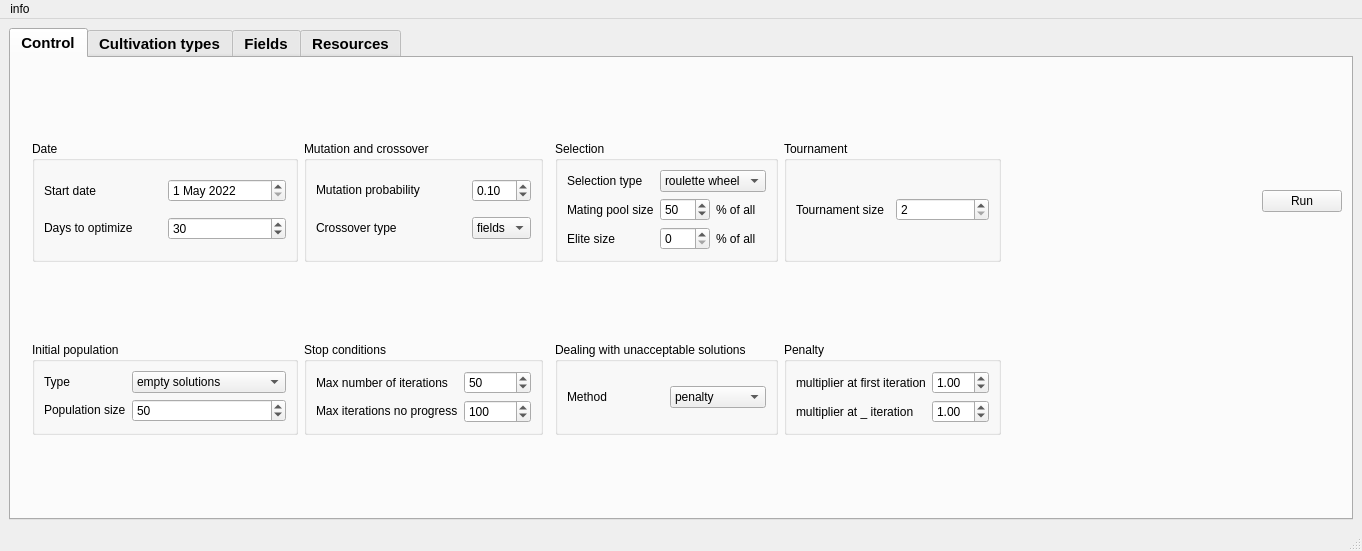
<?xml version="1.0" encoding="UTF-8"?>
<ui version="4.0">
 <class>MainWindow</class>
 <widget class="QMainWindow" name="MainWindow">
  <property name="geometry">
   <rect>
    <x>0</x>
    <y>0</y>
    <width>1362</width>
    <height>551</height>
   </rect>
  </property>
  <property name="sizePolicy">
   <sizepolicy hsizetype="MinimumExpanding" vsizetype="MinimumExpanding">
    <horstretch>0</horstretch>
    <verstretch>0</verstretch>
   </sizepolicy>
  </property>
  <property name="windowTitle">
   <string>MainWindow</string>
  </property>
  <property name="tabShape">
   <enum>QTabWidget::Triangular</enum>
  </property>
  <widget class="QWidget" name="centralwidget">
   <property name="sizePolicy">
    <sizepolicy hsizetype="MinimumExpanding" vsizetype="MinimumExpanding">
     <horstretch>200</horstretch>
     <verstretch>200</verstretch>
    </sizepolicy>
   </property>
   <layout class="QGridLayout" name="gridLayout_4">
    <item row="0" column="0">
     <widget class="QTabWidget" name="tabWidget">
      <property name="sizePolicy">
       <sizepolicy hsizetype="Expanding" vsizetype="Expanding">
        <horstretch>25</horstretch>
        <verstretch>200</verstretch>
       </sizepolicy>
      </property>
      <property name="font">
       <font>
        <pointsize>11</pointsize>
        <bold>true</bold>
       </font>
      </property>
      <property name="tabPosition">
       <enum>QTabWidget::North</enum>
      </property>
      <property name="currentIndex">
       <number>0</number>
      </property>
      <property name="elideMode">
       <enum>Qt::ElideNone</enum>
      </property>
      <widget class="QWidget" name="tab">
       <property name="sizePolicy">
        <sizepolicy hsizetype="Preferred" vsizetype="Fixed">
         <horstretch>0</horstretch>
         <verstretch>0</verstretch>
        </sizepolicy>
       </property>
       <property name="font">
        <font>
         <pointsize>9</pointsize>
         <bold>false</bold>
        </font>
       </property>
       <attribute name="title">
        <string>Control</string>
       </attribute>
       <layout class="QGridLayout" name="gridLayout_2">
        <item row="3" column="0" colspan="9">
         <layout class="QVBoxLayout" name="verticalLayout_3"/>
        </item>
        <item row="0" column="8">
         <widget class="QPushButton" name="runButton">
          <property name="sizePolicy">
           <sizepolicy hsizetype="Fixed" vsizetype="Fixed">
            <horstretch>0</horstretch>
            <verstretch>0</verstretch>
           </sizepolicy>
          </property>
          <property name="text">
           <string>Run</string>
          </property>
         </widget>
        </item>
        <item row="0" column="3">
         <widget class="QGroupBox" name="groupBox_3">
          <property name="title">
           <string>Mutation and crossover</string>
          </property>
          <layout class="QGridLayout" name="gridLayout_9">
           <item row="1" column="0" colspan="2">
            <widget class="QLabel" name="label_4">
             <property name="sizePolicy">
              <sizepolicy hsizetype="Preferred" vsizetype="Fixed">
               <horstretch>0</horstretch>
               <verstretch>0</verstretch>
              </sizepolicy>
             </property>
             <property name="text">
              <string>Crossover type</string>
             </property>
            </widget>
           </item>
           <item row="1" column="2">
            <widget class="QComboBox" name="crossoverType">
             <item>
              <property name="text">
               <string>fields</string>
              </property>
             </item>
             <item>
              <property name="text">
               <string>days</string>
              </property>
             </item>
            </widget>
           </item>
           <item row="0" column="0">
            <widget class="QLabel" name="label_10">
             <property name="sizePolicy">
              <sizepolicy hsizetype="Preferred" vsizetype="Fixed">
               <horstretch>0</horstretch>
               <verstretch>0</verstretch>
              </sizepolicy>
             </property>
             <property name="text">
              <string>Mutation probability</string>
             </property>
            </widget>
           </item>
           <item row="0" column="2">
            <widget class="QDoubleSpinBox" name="mutationProbability">
             <property name="maximum">
              <double>1.000000000000000</double>
             </property>
             <property name="value">
              <double>0.100000000000000</double>
             </property>
            </widget>
           </item>
          </layout>
         </widget>
        </item>
        <item row="1" column="2">
         <widget class="QGroupBox" name="groupBox_4">
          <property name="title">
           <string>Initial population</string>
          </property>
          <layout class="QGridLayout" name="gridLayout_10">
           <item row="0" column="0">
            <widget class="QLabel" name="label_14">
             <property name="text">
              <string>Type</string>
             </property>
            </widget>
           </item>
           <item row="0" column="1">
            <widget class="QComboBox" name="initialPopulationType">
             <item>
              <property name="text">
               <string>empty solutions</string>
              </property>
             </item>
             <item>
              <property name="text">
               <string>partially filled solutions</string>
              </property>
             </item>
            </widget>
           </item>
           <item row="1" column="0">
            <widget class="QLabel" name="label_11">
             <property name="sizePolicy">
              <sizepolicy hsizetype="Preferred" vsizetype="Fixed">
               <horstretch>0</horstretch>
               <verstretch>0</verstretch>
              </sizepolicy>
             </property>
             <property name="text">
              <string>Population size</string>
             </property>
            </widget>
           </item>
           <item row="1" column="1">
            <widget class="QSpinBox" name="populationSize">
             <property name="sizePolicy">
              <sizepolicy hsizetype="Preferred" vsizetype="Fixed">
               <horstretch>0</horstretch>
               <verstretch>0</verstretch>
              </sizepolicy>
             </property>
             <property name="minimum">
              <number>10</number>
             </property>
             <property name="maximum">
              <number>999999</number>
             </property>
             <property name="value">
              <number>50</number>
             </property>
            </widget>
           </item>
          </layout>
         </widget>
        </item>
        <item row="0" column="2">
         <widget class="QGroupBox" name="groupBox_2">
          <property name="title">
           <string>Date</string>
          </property>
          <layout class="QGridLayout" name="gridLayout_8">
           <item row="0" column="0">
            <widget class="QLabel" name="label_6">
             <property name="text">
              <string>Start date</string>
             </property>
            </widget>
           </item>
           <item row="0" column="1">
            <widget class="QDateEdit" name="startDate">
             <property name="date">
              <date>
               <year>2022</year>
               <month>5</month>
               <day>1</day>
              </date>
             </property>
            </widget>
           </item>
           <item row="1" column="1">
            <widget class="QSpinBox" name="numDays">
             <property name="maximum">
              <number>999</number>
             </property>
             <property name="value">
              <number>30</number>
             </property>
            </widget>
           </item>
           <item row="1" column="0">
            <widget class="QLabel" name="label_9">
             <property name="sizePolicy">
              <sizepolicy hsizetype="Preferred" vsizetype="Fixed">
               <horstretch>0</horstretch>
               <verstretch>0</verstretch>
              </sizepolicy>
             </property>
             <property name="text">
              <string>Days to optimize</string>
             </property>
            </widget>
           </item>
          </layout>
         </widget>
        </item>
        <item row="0" column="7">
         <spacer name="horizontalSpacer">
          <property name="orientation">
           <enum>Qt::Horizontal</enum>
          </property>
          <property name="sizeHint" stdset="0">
           <size>
            <width>40</width>
            <height>20</height>
           </size>
          </property>
         </spacer>
        </item>
        <item row="0" column="5">
         <widget class="QGroupBox" name="groupBox_5">
          <property name="sizePolicy">
           <sizepolicy hsizetype="Preferred" vsizetype="Fixed">
            <horstretch>0</horstretch>
            <verstretch>0</verstretch>
           </sizepolicy>
          </property>
          <property name="title">
           <string>Selection</string>
          </property>
          <layout class="QGridLayout" name="gridLayout_11">
           <item row="2" column="0">
            <widget class="QLabel" name="label_15">
             <property name="text">
              <string>Mating pool size</string>
             </property>
            </widget>
           </item>
           <item row="1" column="0">
            <widget class="QLabel" name="label_3">
             <property name="sizePolicy">
              <sizepolicy hsizetype="Preferred" vsizetype="Fixed">
               <horstretch>0</horstretch>
               <verstretch>0</verstretch>
              </sizepolicy>
             </property>
             <property name="text">
              <string>Selection type</string>
             </property>
            </widget>
           </item>
           <item row="4" column="0">
            <widget class="QLabel" name="label_16">
             <property name="text">
              <string>Elite size</string>
             </property>
            </widget>
           </item>
           <item row="4" column="1">
            <widget class="QSpinBox" name="eliteSize"/>
           </item>
           <item row="2" column="1">
            <widget class="QSpinBox" name="matingPoolSize">
             <property name="minimum">
              <number>1</number>
             </property>
             <property name="value">
              <number>50</number>
             </property>
            </widget>
           </item>
           <item row="4" column="2">
            <widget class="QLabel" name="label_18">
             <property name="text">
              <string>% of all</string>
             </property>
            </widget>
           </item>
           <item row="2" column="2">
            <widget class="QLabel" name="label_19">
             <property name="text">
              <string>% of all</string>
             </property>
            </widget>
           </item>
           <item row="1" column="1" colspan="2">
            <widget class="QComboBox" name="selectionType">
             <item>
              <property name="text">
               <string>roulette wheel</string>
              </property>
             </item>
             <item>
              <property name="text">
               <string>tournament</string>
              </property>
             </item>
             <item>
              <property name="text">
               <string>ranking</string>
              </property>
             </item>
            </widget>
           </item>
          </layout>
         </widget>
        </item>
        <item row="1" column="3">
         <widget class="QGroupBox" name="groupBox">
          <property name="sizePolicy">
           <sizepolicy hsizetype="Preferred" vsizetype="Fixed">
            <horstretch>0</horstretch>
            <verstretch>0</verstretch>
           </sizepolicy>
          </property>
          <property name="title">
           <string>Stop conditions</string>
          </property>
          <layout class="QGridLayout" name="gridLayout">
           <item row="0" column="0">
            <widget class="QLabel" name="label">
             <property name="sizePolicy">
              <sizepolicy hsizetype="Fixed" vsizetype="Preferred">
               <horstretch>0</horstretch>
               <verstretch>0</verstretch>
              </sizepolicy>
             </property>
             <property name="text">
              <string>Max number of iterations</string>
             </property>
            </widget>
           </item>
           <item row="0" column="1">
            <widget class="QSpinBox" name="maxIter">
             <property name="sizePolicy">
              <sizepolicy hsizetype="Fixed" vsizetype="Fixed">
               <horstretch>0</horstretch>
               <verstretch>0</verstretch>
              </sizepolicy>
             </property>
             <property name="minimum">
              <number>1</number>
             </property>
             <property name="maximum">
              <number>9999999</number>
             </property>
             <property name="value">
              <number>50</number>
             </property>
            </widget>
           </item>
           <item row="1" column="0">
            <widget class="QLabel" name="label_2">
             <property name="sizePolicy">
              <sizepolicy hsizetype="Preferred" vsizetype="Fixed">
               <horstretch>0</horstretch>
               <verstretch>0</verstretch>
              </sizepolicy>
             </property>
             <property name="text">
              <string>Max iterations no progress</string>
             </property>
            </widget>
           </item>
           <item row="1" column="1">
            <widget class="QSpinBox" name="maxIterNoProgress">
             <property name="minimum">
              <number>1</number>
             </property>
             <property name="maximum">
              <number>99999</number>
             </property>
             <property name="value">
              <number>100</number>
             </property>
            </widget>
           </item>
          </layout>
         </widget>
        </item>
        <item row="1" column="5">
         <widget class="QGroupBox" name="groupBox_6">
          <property name="title">
           <string>Dealing with unacceptable solutions</string>
          </property>
          <layout class="QGridLayout" name="gridLayout_12">
           <item row="0" column="1">
            <widget class="QComboBox" name="unacceptableFixType">
             <item>
              <property name="text">
               <string>penalty</string>
              </property>
             </item>
             <item>
              <property name="text">
               <string>fixup</string>
              </property>
             </item>
            </widget>
           </item>
           <item row="0" column="0">
            <widget class="QLabel" name="label_5">
             <property name="text">
              <string>Method</string>
             </property>
            </widget>
           </item>
          </layout>
         </widget>
        </item>
        <item row="0" column="6">
         <widget class="QGroupBox" name="tournamentBox">
          <property name="title">
           <string>Tournament</string>
          </property>
          <layout class="QHBoxLayout" name="horizontalLayout_2">
           <item>
            <widget class="QLabel" name="label_17">
             <property name="text">
              <string>Tournament size</string>
             </property>
            </widget>
           </item>
           <item>
            <widget class="QSpinBox" name="tournamentSize">
             <property name="minimum">
              <number>2</number>
             </property>
            </widget>
           </item>
          </layout>
         </widget>
        </item>
        <item row="1" column="6">
         <widget class="QGroupBox" name="penaltyBox">
          <property name="title">
           <string>Penalty </string>
          </property>
          <layout class="QGridLayout" name="gridLayout_13">
           <item row="2" column="1">
            <widget class="QDoubleSpinBox" name="penaltyMultiplierLast">
             <property name="value">
              <double>1.000000000000000</double>
             </property>
            </widget>
           </item>
           <item row="1" column="1">
            <widget class="QDoubleSpinBox" name="penaltyMultiplierFirst">
             <property name="value">
              <double>1.000000000000000</double>
             </property>
            </widget>
           </item>
           <item row="1" column="0">
            <widget class="QLabel" name="label_12">
             <property name="text">
              <string>multiplier at first iteration</string>
             </property>
            </widget>
           </item>
           <item row="2" column="0">
            <widget class="QLabel" name="multiplierLastLabel">
             <property name="text">
              <string>multiplier at _ iteration</string>
             </property>
            </widget>
           </item>
          </layout>
         </widget>
        </item>
       </layout>
      </widget>
      <widget class="QWidget" name="types">
       <property name="font">
        <font>
         <pointsize>9</pointsize>
         <bold>false</bold>
        </font>
       </property>
       <attribute name="title">
        <string>Cultivation types</string>
       </attribute>
       <layout class="QGridLayout" name="gridLayout_3">
        <item row="2" column="0">
         <widget class="QTabWidget" name="tabWidgetCultTypes">
          <property name="tabShape">
           <enum>QTabWidget::Triangular</enum>
          </property>
          <property name="currentIndex">
           <number>-1</number>
          </property>
          <property name="tabsClosable">
           <bool>true</bool>
          </property>
         </widget>
        </item>
        <item row="0" column="0" rowspan="2">
         <widget class="QFrame" name="frame_3">
          <property name="sizePolicy">
           <sizepolicy hsizetype="Minimum" vsizetype="Preferred">
            <horstretch>0</horstretch>
            <verstretch>0</verstretch>
           </sizepolicy>
          </property>
          <property name="frameShape">
           <enum>QFrame::StyledPanel</enum>
          </property>
          <property name="frameShadow">
           <enum>QFrame::Raised</enum>
          </property>
          <layout class="QHBoxLayout" name="horizontalLayout">
           <item>
            <widget class="QPushButton" name="addCultType">
             <property name="sizePolicy">
              <sizepolicy hsizetype="Fixed" vsizetype="Fixed">
               <horstretch>0</horstretch>
               <verstretch>0</verstretch>
              </sizepolicy>
             </property>
             <property name="text">
              <string>Add new cultivation type</string>
             </property>
            </widget>
           </item>
          </layout>
         </widget>
        </item>
       </layout>
      </widget>
      <widget class="QWidget" name="fields">
       <property name="font">
        <font>
         <pointsize>9</pointsize>
         <bold>false</bold>
        </font>
       </property>
       <attribute name="title">
        <string>Fields</string>
       </attribute>
       <layout class="QVBoxLayout" name="verticalLayout_8">
        <item>
         <widget class="QFrame" name="frame_4">
          <property name="frameShape">
           <enum>QFrame::StyledPanel</enum>
          </property>
          <property name="frameShadow">
           <enum>QFrame::Raised</enum>
          </property>
          <layout class="QHBoxLayout" name="horizontalLayout_6">
           <item>
            <widget class="QPushButton" name="addField">
             <property name="sizePolicy">
              <sizepolicy hsizetype="Fixed" vsizetype="Fixed">
               <horstretch>0</horstretch>
               <verstretch>0</verstretch>
              </sizepolicy>
             </property>
             <property name="text">
              <string>Add new field</string>
             </property>
            </widget>
           </item>
          </layout>
         </widget>
        </item>
        <item>
         <widget class="QTabWidget" name="tabWidgetFields">
          <property name="tabShape">
           <enum>QTabWidget::Triangular</enum>
          </property>
          <property name="currentIndex">
           <number>-1</number>
          </property>
          <property name="tabsClosable">
           <bool>true</bool>
          </property>
         </widget>
        </item>
       </layout>
      </widget>
      <widget class="QWidget" name="resources">
       <property name="font">
        <font>
         <pointsize>9</pointsize>
         <bold>false</bold>
        </font>
       </property>
       <attribute name="title">
        <string>Resources</string>
       </attribute>
       <layout class="QGridLayout" name="gridLayout_6">
        <item row="0" column="0">
         <widget class="QFrame" name="frame_8">
          <property name="frameShape">
           <enum>QFrame::StyledPanel</enum>
          </property>
          <property name="frameShadow">
           <enum>QFrame::Raised</enum>
          </property>
          <layout class="QGridLayout" name="gridLayout_5">
           <item row="0" column="0">
            <widget class="QLabel" name="label_7">
             <property name="sizePolicy">
              <sizepolicy hsizetype="Preferred" vsizetype="Fixed">
               <horstretch>0</horstretch>
               <verstretch>0</verstretch>
              </sizepolicy>
             </property>
             <property name="text">
              <string>Daily resources</string>
             </property>
            </widget>
           </item>
           <item row="1" column="0">
            <widget class="QTableWidget" name="dailyResources">
             <property name="sizePolicy">
              <sizepolicy hsizetype="Preferred" vsizetype="Preferred">
               <horstretch>0</horstretch>
               <verstretch>0</verstretch>
              </sizepolicy>
             </property>
             <attribute name="horizontalHeaderMinimumSectionSize">
              <number>150</number>
             </attribute>
             <attribute name="horizontalHeaderStretchLastSection">
              <bool>true</bool>
             </attribute>
             <attribute name="verticalHeaderStretchLastSection">
              <bool>false</bool>
             </attribute>
             <row>
              <property name="text">
               <string>1</string>
              </property>
             </row>
             <column>
              <property name="text">
               <string>Resource name</string>
              </property>
             </column>
             <column>
              <property name="text">
               <string>Quantity</string>
              </property>
             </column>
            </widget>
           </item>
           <item row="1" column="1">
            <widget class="QFrame" name="frame_7">
             <property name="sizePolicy">
              <sizepolicy hsizetype="Fixed" vsizetype="Preferred">
               <horstretch>0</horstretch>
               <verstretch>0</verstretch>
              </sizepolicy>
             </property>
             <property name="frameShape">
              <enum>QFrame::StyledPanel</enum>
             </property>
             <property name="frameShadow">
              <enum>QFrame::Raised</enum>
             </property>
             <layout class="QVBoxLayout" name="verticalLayout_2">
              <item>
               <widget class="QPushButton" name="addDailyResources">
                <property name="text">
                 <string>Add</string>
                </property>
               </widget>
              </item>
              <item>
               <widget class="QPushButton" name="removeDailyResources">
                <property name="text">
                 <string>Remove</string>
                </property>
               </widget>
              </item>
             </layout>
            </widget>
           </item>
          </layout>
         </widget>
        </item>
        <item row="0" column="1">
         <widget class="QFrame" name="frame_9">
          <property name="frameShape">
           <enum>QFrame::StyledPanel</enum>
          </property>
          <property name="frameShadow">
           <enum>QFrame::Raised</enum>
          </property>
          <layout class="QGridLayout" name="gridLayout_7">
           <item row="0" column="0">
            <widget class="QLabel" name="label_8">
             <property name="sizePolicy">
              <sizepolicy hsizetype="Preferred" vsizetype="Fixed">
               <horstretch>0</horstretch>
               <verstretch>0</verstretch>
              </sizepolicy>
             </property>
             <property name="text">
              <string>Entire period resources</string>
             </property>
            </widget>
           </item>
           <item row="1" column="0">
            <widget class="QTableWidget" name="periodResources">
             <property name="sizePolicy">
              <sizepolicy hsizetype="Preferred" vsizetype="Preferred">
               <horstretch>0</horstretch>
               <verstretch>0</verstretch>
              </sizepolicy>
             </property>
             <attribute name="horizontalHeaderMinimumSectionSize">
              <number>150</number>
             </attribute>
             <attribute name="horizontalHeaderStretchLastSection">
              <bool>true</bool>
             </attribute>
             <row>
              <property name="text">
               <string>1</string>
              </property>
             </row>
             <column>
              <property name="text">
               <string>Resource name</string>
              </property>
             </column>
             <column>
              <property name="text">
               <string>Quantity</string>
              </property>
             </column>
            </widget>
           </item>
           <item row="1" column="1">
            <widget class="QFrame" name="frame_11">
             <property name="sizePolicy">
              <sizepolicy hsizetype="Fixed" vsizetype="Preferred">
               <horstretch>0</horstretch>
               <verstretch>0</verstretch>
              </sizepolicy>
             </property>
             <property name="frameShape">
              <enum>QFrame::StyledPanel</enum>
             </property>
             <property name="frameShadow">
              <enum>QFrame::Raised</enum>
             </property>
             <layout class="QVBoxLayout" name="verticalLayout_4">
              <item>
               <widget class="QPushButton" name="addPeriodResources">
                <property name="text">
                 <string>Add</string>
                </property>
               </widget>
              </item>
              <item>
               <widget class="QPushButton" name="removePeriodResources">
                <property name="text">
                 <string>Remove</string>
                </property>
               </widget>
              </item>
             </layout>
            </widget>
           </item>
          </layout>
         </widget>
        </item>
       </layout>
      </widget>
     </widget>
    </item>
   </layout>
  </widget>
  <widget class="QMenuBar" name="menubar">
   <property name="geometry">
    <rect>
     <x>0</x>
     <y>0</y>
     <width>1362</width>
     <height>22</height>
    </rect>
   </property>
   <widget class="QMenu" name="menuinfo">
    <property name="title">
     <string>info</string>
    </property>
   </widget>
   <addaction name="menuinfo"/>
  </widget>
  <widget class="QStatusBar" name="statusbar"/>
  <action name="actionlast_used">
   <property name="text">
    <string>last used</string>
   </property>
  </action>
  <action name="actionset1">
   <property name="text">
    <string>set1</string>
   </property>
  </action>
  <action name="actionsave">
   <property name="text">
    <string>save</string>
   </property>
  </action>
 </widget>
 <resources/>
 <connections/>
</ui>
